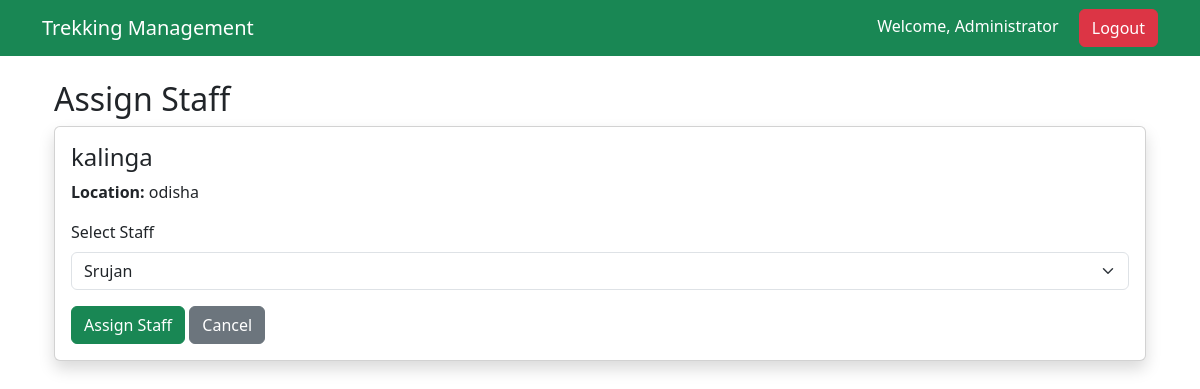
The page /admin/assign-staff/1 (signed in) on the database its author committed.
### models.py (models this page shows)
class User(UserMixin, db.Model):
    __tablename__ = "users"
    id = db.Column(db.Integer, primary_key=True)
    name = db.Column(db.String(100), nullable=False)
    email = db.Column(db.String(120), unique=True, nullable=False)
    password = db.Column(db.String(200), nullable=False)
    role = db.Column(db.String(20), nullable=False)
    status = db.Column(db.String(20), default="pending")
    contact = db.Column(db.String(20))

class Trek(db.Model):
    __tablename__ = "treks"
    id = db.Column(db.Integer, primary_key=True)
    name = db.Column(db.String(100), nullable=False)
    location = db.Column(db.String(100))
    difficulty = db.Column(db.String(30))
    duration = db.Column(db.Integer)
    available_slots = db.Column(db.Integer)
    status = db.Column(db.String(20), default="Open")
    start_date = db.Column(db.Date)
    end_date = db.Column(db.Date)
    description = db.Column(db.Text)
    staff_id = db.Column(
        db.Integer,
        db.ForeignKey("users.id")
    )

### routes/admin.py (the view)
@admin.route("/assign-staff/<int:trek_id>", methods=["GET", "POST"])
@login_required
def assign_staff(trek_id):
    if current_user.role != "admin":
        return "Access Denied"
    trek = Trek.query.get_or_404(trek_id)
    approved_staff = User.query.filter_by(
        role="staff",
        status="approved"
    ).all()
    if request.method == "POST":
        trek.staff_id = int(request.form["staff_id"])
        db.session.commit()
        flash("Staff assigned successfully!")
        return redirect(url_for("admin.view_treks"))
    return render_template(
        "admin/assign_staff.html",
        trek=trek,
        approved_staff=approved_staff
    )

### app.py (called while the page is built)
@login_manager.user_loader
def load_user(user_id):
    return User.query.get(int(user_id))

### templates/admin/assign_staff.html
{% extends "base.html" %}
{% block content %}
<div class="container mt-4">
    <h2>Assign Staff</h2>
    <div class="card shadow">
        <div class="card-body">
            <h4>{{ trek.name }}</h4>
            <p><strong>Location:</strong> {{ trek.location }}</p>
            <form method="POST">
                <div class="mb-3">
                    <label class="form-label">
                        Select Staff
                    </label>
                    <select
                        name="staff_id"
                        class="form-select"
                        required>
                        {% for staff in approved_staff %}
                            <option value="{{ staff.id }}">
                                {{ staff.name }}
                            </option>
                        {% endfor %}
                    </select>
                </div>
                <button class="btn btn-success">
                    Assign Staff
                </button>
                <a href="{{ url_for('admin.view_treks') }}"
                   class="btn btn-secondary">
                    Cancel
                </a>
            </form>
        </div>
    </div>
</div>
{% endblock %}

### templates/base.html (shortened to what this page needs)
<!DOCTYPE html>
<html>
<head>
    <link href="https://cdn.jsdelivr.net/npm/bootstrap@5.3.3/dist/css/bootstrap.min.css"
          rel="stylesheet">
</head>
<body>
<nav class="navbar navbar-expand-lg navbar-dark bg-success">
    <div class="container">
        <a class="navbar-brand" href="{{ url_for('home') }}">
            Trekking Management
        </a>
        <div class="ms-auto">
            {% if current_user.is_authenticated %}
                <span class="text-white me-3">
                    Welcome, {{ current_user.name }}
                </span>
                <a href="{{ url_for('auth.logout') }}" class="btn btn-danger">
                    Logout
                </a>
            {% endif %}
        </div>
    </div>
</nav>
<div class="container mt-4">
{% block content %}
{% endblock %}
</div>
</body>
</html>

### rows shown on the page
User: name "Administrator"
Trek: name "kalinga", location "odisha"

### other values the page prints
form field staff_id "Srujan"
